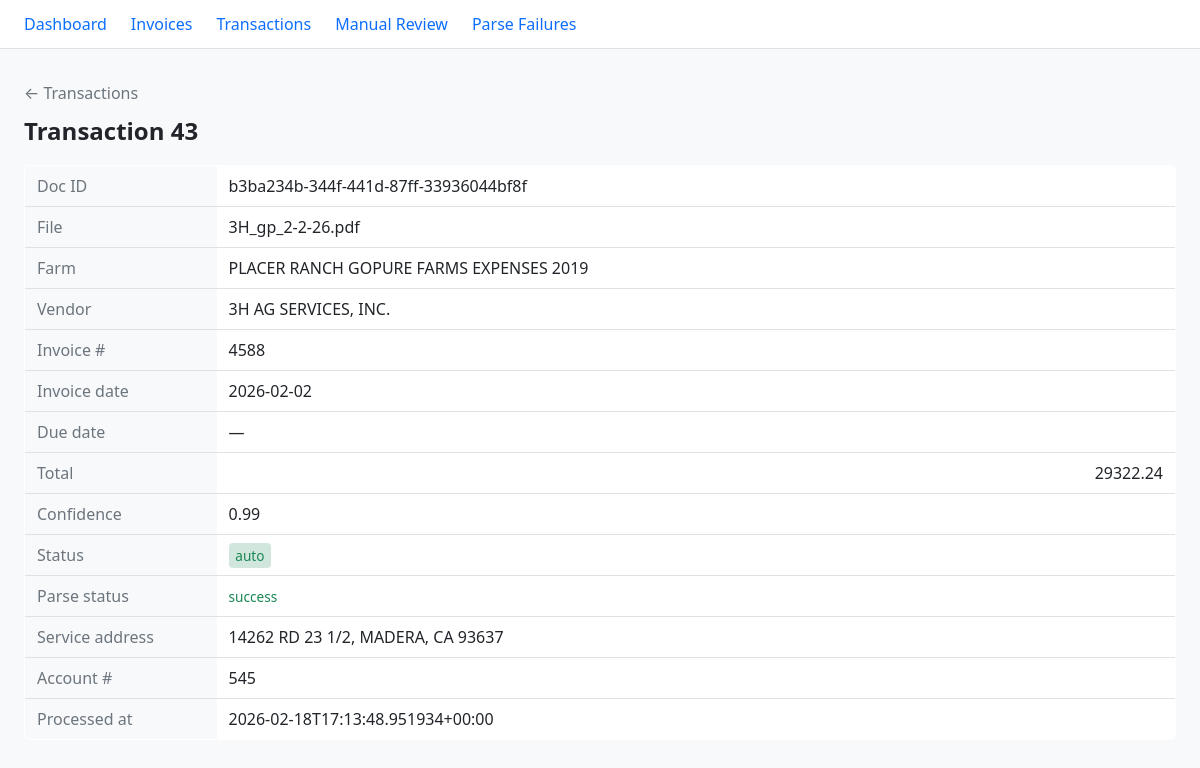
The page /transactions/43 on the database its author committed.
### tables this page shows
CREATE TABLE transactions (
    id INTEGER PRIMARY KEY AUTOINCREMENT,
    doc_id TEXT NOT NULL UNIQUE,
    farm_key TEXT,
    farm_name TEXT,
    vendor_key TEXT,
    vendor_name TEXT,
    invoice_number TEXT,
    invoice_date TEXT,
    due_date TEXT,
    total_cents INTEGER NOT NULL DEFAULT 0,
    service_address TEXT,
    account_number TEXT,
    confidence REAL NOT NULL DEFAULT 0.0,
    needs_manual_review INTEGER NOT NULL DEFAULT 1 CHECK (needs_manual_review IN (0, 1)),
    manual_override INTEGER NOT NULL DEFAULT 0 CHECK (manual_override IN (0, 1)),
    processed_at TEXT NOT NULL,
    status TEXT NOT NULL CHECK (status IN ('auto', 'pending_manual', 'manual', 'duplicate', 'failed')),
    error_reason TEXT,
    content_fingerprint TEXT,
    invoice_key TEXT,
    duplicate_detected INTEGER NOT NULL DEFAULT 0 CHECK (duplicate_detected IN (0, 1)),
    duplicate_reason TEXT,
    duplicate_of_doc_id TEXT,
    created_at TEXT NOT NULL DEFAULT (datetime('now')),
    updated_at TEXT NOT NULL DEFAULT (datetime('now')), parse_status TEXT NOT NULL DEFAULT 'success', parse_failure_reason TEXT,
    FOREIGN KEY (doc_id) REFERENCES documents(doc_id),
    FOREIGN KEY (farm_key) REFERENCES farms(farm_key),
    FOREIGN KEY (vendor_key) REFERENCES vendors(vendor_key),
    FOREIGN KEY (duplicate_of_doc_id) REFERENCES documents(doc_id)
);

CREATE TABLE documents (
    doc_id TEXT PRIMARY KEY,
    file_name TEXT NOT NULL,
    file_path TEXT,
    raw_text_hash TEXT,
    content_fingerprint TEXT UNIQUE,
    extracted_at TEXT NOT NULL DEFAULT (datetime('now')),
    created_at TEXT NOT NULL DEFAULT (datetime('now'))
, raw_text TEXT);

### core/api.py (the view)
@app.get("/transactions/{tx_id}", response_class=HTMLResponse, response_model=None)
async def transaction_detail(request: Request, tx_id: int):
    tx = queries.get_transaction_by_id(tx_id)
    if not tx:
        raise HTTPException(status_code=404, detail="Transaction not found")
    farms = queries.get_farms()
    return templates.TemplateResponse(
        "transaction_detail.html",
        {
            "request": request,
            "tx": tx,
            "farms": farms,
            "cents_to_dollars": _cents_to_dollars,
            "money": _money,
        },
    )

### templates/transaction_detail.html (shortened to what this page needs)
{% extends "base.html" %}
{% block content %}
<p class="back"><a href="/transactions">← Transactions</a></p>
<h1>Transaction {{ tx.id }}</h1>
<table class="table detail-table">
  <tbody>
    <tr><th>Doc ID</th><td>{{ tx.doc_id }}</td></tr>
    <tr><th>File</th><td>{{ tx.file_name or '—' }}</td></tr>
    <tr><th>Farm</th><td>{{ tx.farm_name or tx.farm_key or '—' }}</td></tr>
    <tr><th>Vendor</th><td>{{ tx.vendor_name or tx.vendor_key or '—' }}</td></tr>
    <tr><th>Invoice #</th><td>{{ tx.invoice_number or '—' }}</td></tr>
    <tr><th>Invoice date</th><td>{{ tx.invoice_date or '—' }}</td></tr>
    <tr><th>Due date</th><td>{{ tx.due_date or '—' }}</td></tr>
    <tr><th>Total</th><td class="num">{{ cents_to_dollars(tx.total_cents) }}</td></tr>
    <tr><th>Confidence</th><td>{{ tx.confidence }}</td></tr>
    <tr><th>Status</th><td><span class="status status-{{ tx.status }}">{{ tx.status }}</span></td></tr>
    <tr><th>Parse status</th><td><span class="parse-status parse-{{ tx.parse_status }}">{{ tx.parse_status or '—' }}</span></td></tr>
    <tr><th>Service address</th><td>{{ tx.service_address or '—' }}</td></tr>
    <tr><th>Account #</th><td>{{ tx.account_number or '—' }}</td></tr>
    <tr><th>Processed at</th><td>{{ tx.processed_at or '—' }}</td></tr>
  </tbody>
</table>
{% endblock %}

### static/styles.css (style rules this page uses)
:root { --bg: #f8f9fa; --card-bg: #fff; --border: #dee2e6; --text: #212529; --muted: #6c757d; --link: #0d6efd; --status-auto: #198754; --status-manual: #0d6efd; --status-pending_manual: #fd7e14; --status-failed: #dc3545; --parse-success: #198754; --parse-fail: #dc3545; }
* { box-sizing: border-box; }
body { font-family: system-ui, -apple-system, sans-serif; background: var(--bg); color: var(--text); margin: 0; padding: 0; line-height: 1.5; }
h1 { font-size: 1.5rem; margin-top: 0; }
.back { margin-bottom: 0.5rem; }
.back a { color: var(--muted); text-decoration: none; }
.table { width: 100%; border-collapse: collapse; background: var(--card-bg); border: 1px solid var(--border); border-radius: 6px; overflow: hidden; }
.table th, .table td { padding: 0.5rem 0.75rem; text-align: left; border-bottom: 1px solid var(--border); }
.table th { background: var(--bg); font-weight: 600; }
.table .num { text-align: right; }
.table tr:last-child td { border-bottom: none; }
.status { font-size: 0.85rem; padding: 0.2em 0.5em; border-radius: 4px; }
.status-auto { background: #d1e7dd; color: var(--status-auto); }
.parse-status { font-size: 0.85rem; }
.parse-success { color: var(--parse-success); }
.detail-table th { width: 12rem; color: var(--muted); font-weight: 500; }

### rows shown on the page
transactions: id "43", doc_id "b3ba234b-344f-441d-87ff-33936044bf8f", farm_name "PLACER RANCH GOPURE FARMS EXPENSES 2019", vendor_name "3H AG SERVICES, INC.", invoice_number "4588", invoice_date "2026-02-02", total_cents "29322.24", confidence "0.99", status "auto", parse_status "success", service_address "14262 RD 23 1/2, MADERA, CA 93637", account_number "545", processed_at "2026-02-18T17:13:48.951934+00:00"
documents: file_name "3H_gp_2-2-26.pdf"

### other values the page prints
{{ tx.due_date or '—' }} "—"
